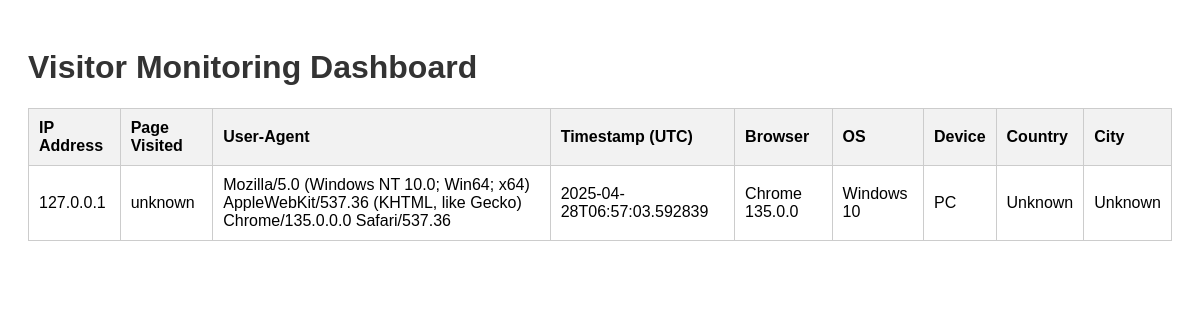
Screenshot of /monitoring with the database file from the repository.
### tables this page shows
CREATE TABLE tracking_logs (
            id INTEGER PRIMARY KEY AUTOINCREMENT,
            ip_address TEXT,
            current_page TEXT,
            user_agent TEXT,
            timestamp TEXT,
            browser TEXT,
            os TEXT,
            device TEXT,
            country TEXT,
            city TEXT
        );

### main.py (the view)
@app.get("/monitoring", response_class=HTMLResponse)
async def monitoring(request: Request):
    conn = sqlite3.connect(DB_NAME)
    cursor = conn.cursor()
    cursor.execute('''
        SELECT ip_address, current_page, user_agent, timestamp, browser, os, device, country, city
        FROM tracking_logs ORDER BY id DESC
    ''')
    rows = cursor.fetchall()
    conn.close()
    return templates.TemplateResponse("monitor.html", {"request": request, "rows": rows})

### templates/monitor.html (shortened to what this page needs)
<!DOCTYPE html>
<html lang="en">
  <head>
  </head>
  <body>
    <h1>Visitor Monitoring Dashboard</h1>
    <table>
      <thead>
        <tr>
          <th>IP Address</th>
          <th>Page Visited</th>
          <th>User-Agent</th>
          <th>Timestamp (UTC)</th>
          <th>Browser</th>
          <th>OS</th>
          <th>Device</th>
          <th>Country</th>
          <th>City</th>
        </tr>
      </thead>
      <tbody>
        {% for row in rows %}
        <tr>
          <td>{{ row[0] }}</td>
          <td>{{ row[1] }}</td>
          <td>{{ row[2] }}</td>
          <td>{{ row[3] }}</td>
          <td>{{ row[4] }}</td>
          <td>{{ row[5] }}</td>
          <td>{{ row[6] }}</td>
          <td>{{ row[7] }}</td>
          <td>{{ row[8] }}</td>
        </tr>
        {% endfor %}
      </tbody>
    </table>
  </body>
</html>

### templates/monitor.html (style rules this page uses)
body { font-family: Arial, sans-serif; padding: 20px; }
table { width: 100%; border-collapse: collapse; margin-top: 20px; }
th, td { padding: 10px; border: 1px solid #ccc; text-align: left; }
th { background-color: #f2f2f2; }
h1 { color: #333; }

### rows the page displays
tracking_logs: ip_address "127.0.0.1", current_page "unknown", user_agent "Mozilla/5.0 (Windows NT 10.0; Win64; x64) AppleWebKit/537.36 (KHTML, like Gecko) Chrome/135.0.0.0 Safari/537.36", timestamp "2025-04-28T06:57:03.592839", browser "Chrome 135.0.0", os "Windows 10", device "PC", country "Unknown", city "Unknown"
